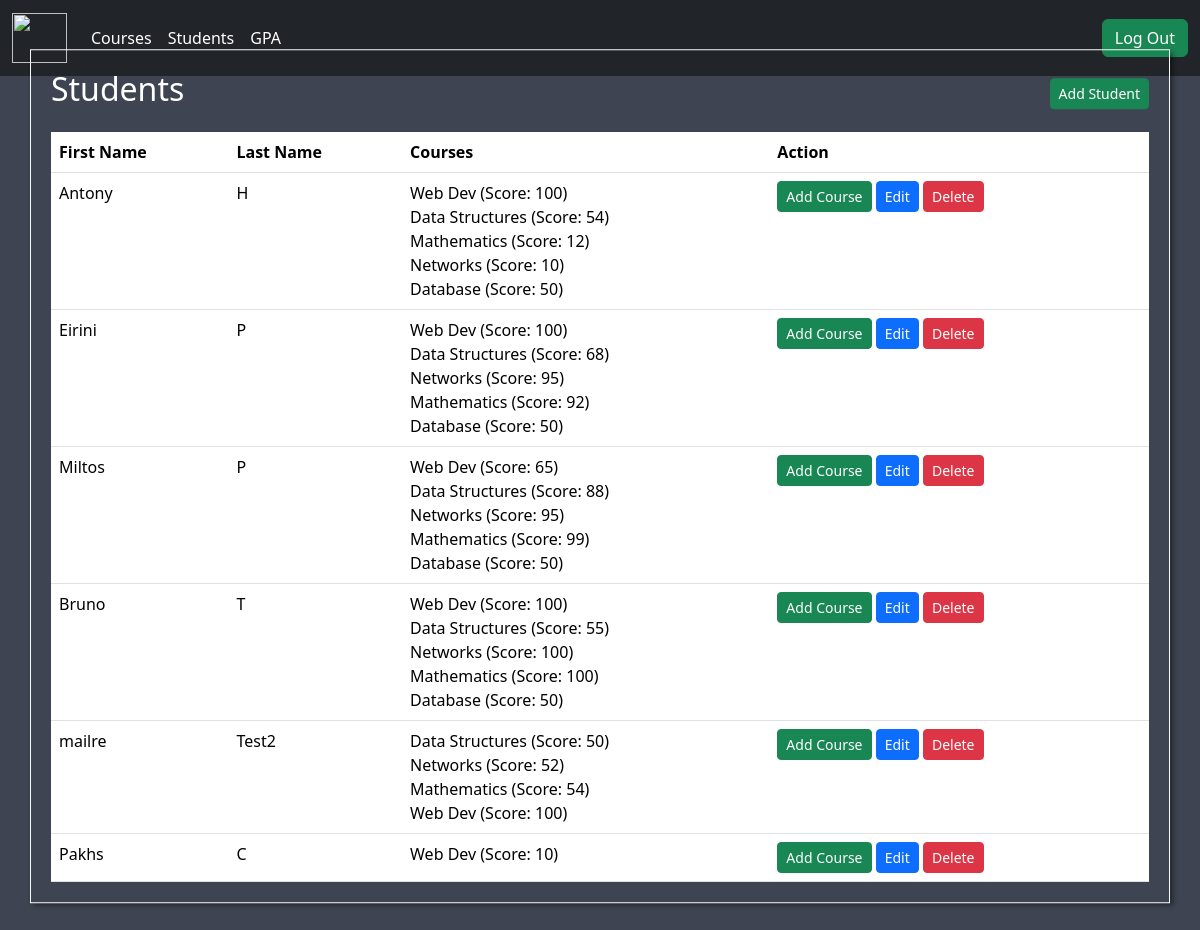
Screenshot of /display_students.php (signed in) with the database file from the repository.
### tables this page shows
CREATE TABLE `StudentCourses` (
  `ScoreID` int(11) NOT NULL,
  `StudentID` int(11) DEFAULT NULL,
  `TeacherID` int(11) DEFAULT NULL,
  `CourseID` int(11) DEFAULT NULL,
  `Score` int(11) DEFAULT NULL
);

CREATE TABLE `Courses` (
  `CourseID` int(11) NOT NULL,
  `CourseName` varchar(50) DEFAULT NULL,
  `CourseCredits` int(11) DEFAULT NULL,
  `TeacherID` int(11) DEFAULT NULL
);

CREATE TABLE `Students` (
  `StudentID` int(11) NOT NULL,
  `FirstName` varchar(50) DEFAULT NULL,
  `LastName` varchar(50) DEFAULT NULL,
  `DateOfBirth` date DEFAULT NULL,
  `TeacherID` int(11) DEFAULT NULL
);

### display_students.php (the view, shortened to what this page needs)
<?php
function getStudentsWithCourses($conn, $teacherId)
{
    $query = "SELECT Students.StudentID, Students.FirstName, Students.LastName, StudentCourses.CourseID, Courses.CourseName, StudentCourses.Score
              FROM Students
              LEFT JOIN StudentCourses ON Students.StudentID = StudentCourses.StudentID
              LEFT JOIN Courses ON StudentCourses.CourseID = Courses.CourseID
              WHERE Students.TeacherID = ?";
    $stmt = $conn->prepare($query);
    $stmt->bind_param("i", $teacherId);
    $stmt->execute();
    $result = $stmt->get_result();
    $students = array();
    while ($row = $result->fetch_assoc()) {
        $studentID = $row['StudentID'];
        if (!isset($students[$studentID])) {
            $students[$studentID] = array(
                'StudentID' => $studentID,
                'FirstName' => $row['FirstName'],
                'LastName' => $row['LastName'],
                'Courses' => array(),
            );
        }
        if ($row['CourseID'] !== null) {
            $students[$studentID]['Courses'][] = array(
                'CourseID' => $row['CourseID'],
                'CourseName' => $row['CourseName'],
                'Score' => $row['Score'],
            );
        }
    }
    return $students;
}
$teacherId = $_SESSION['teacher_id'];
$conn = OpenCon();
$students = getStudentsWithCourses($conn, $teacherId);
?>
<!DOCTYPE html>
<html lang="en">
<head>
    <link href="https://cdn.jsdelivr.net/npm/bootstrap@5.3.2/dist/css/bootstrap.min.css" rel="stylesheet">
    <link rel="stylesheet" href="./main.css">
</head>
<body>
    <?php include './nav.php' ?>
    <div class="container mt-4 cont position-absolute start-50  translate-middle border border-light" style="margin-top: 400px!important;margin-bottom: 300px !important; width:100%; height: 75%;">
        <div class="d-flex justify-content-between align-items-center mb-3">
            <h2 style="color: white;">Students</h2>
            <a href="addstudent.php" class="btn btn-success btn-sm">Add Student <i class="bi bi-plus"></i></a>
        </div>
        <div class="table-responsive">
            <table class="table">
                <thead>
                    <tr>
                        <th>First Name</th>
                        <th>Last Name</th>
                        <th>Courses</th>
                        <th>Action</th>
                    </tr>
                </thead>
                <tbody>
                    <?php foreach ($students as $student) : ?>
                        <tr>
                            <td><?php echo $student['FirstName']; ?></td>
                            <td><?php echo $student['LastName']; ?></td>
                            <td>
                                <?php foreach ($student['Courses'] as $course) : ?>
                                    <?php echo $course['CourseName'] . " (Score: " . $course['Score'] . ")<br>"; ?>
                                <?php endforeach; ?>
                            </td>
                            <td>
                                <a href="addCourseStudent.php?id=<?php echo $student['StudentID']; ?>" class="btn btn-success btn-sm">Add Course</a>
                                <a href="editStudent.php?id=<?php echo $student['StudentID']; ?>" class="btn btn-primary btn-sm">Edit</a>
                                <button class="btn btn-danger btn-sm" data-bs-toggle="modal" data-bs-target="#deleteModal<?php echo $student['StudentID']; ?>">Delete</button>
                            </td>
                        </tr>
                    <?php endforeach; ?>
                </tbody>
            </table>
        </div>
    </div>
</body>
</html>

### main.css (style rules this page uses)
html { background: #3e4451 !important; }
.cont { padding: 20px !important; display: flex; flex-direction: column; box-shadow: 3px 3px 5px #0000006e; margin-bottom: 50px !important; }

### rows the page displays
studentcourses: CourseID.CourseName "Data Structures", Score "54"
studentcourses: CourseID.CourseName "Mathematics", Score "12"
studentcourses: CourseID.CourseName "Networks", Score "10"
studentcourses: CourseID.CourseName "Data Structures", Score "68"
studentcourses: CourseID.CourseName "Mathematics", Score "92"
studentcourses: CourseID.CourseName "Web Dev", Score "65"
studentcourses: CourseID.CourseName "Data Structures", Score "88"
studentcourses: CourseID.CourseName "Mathematics", Score "99"
studentcourses: CourseID.CourseName "Data Structures", Score "55"
studentcourses: CourseID.CourseName "Networks", Score "100"
studentcourses: CourseID.CourseName "Mathematics", Score "100"
studentcourses: CourseID.CourseName "Data Structures", Score "50"
studentcourses: CourseID.CourseName "Networks", Score "52"
studentcourses: CourseID.CourseName "Mathematics", Score "54"
studentcourses: StudentID.FirstName "Pakhs", StudentID.LastName "C", CourseID.CourseName "Web Dev", Score "10"

### other values shown
$student['FirstName'] "Antony"
$student['LastName'] "H"
$course['CourseName'] "Web Dev"
$course['Score'] "100"
$course['CourseName'] "Database"
$course['Score'] "50"
$student['FirstName'] "Eirini"
$student['LastName'] "P"
$course['CourseName'] "Networks"
$course['Score'] "95"
$student['FirstName'] "Miltos"
$student['FirstName'] "Bruno"
$student['LastName'] "T"
$student['FirstName'] "mailre"
$student['LastName'] "Test2"
